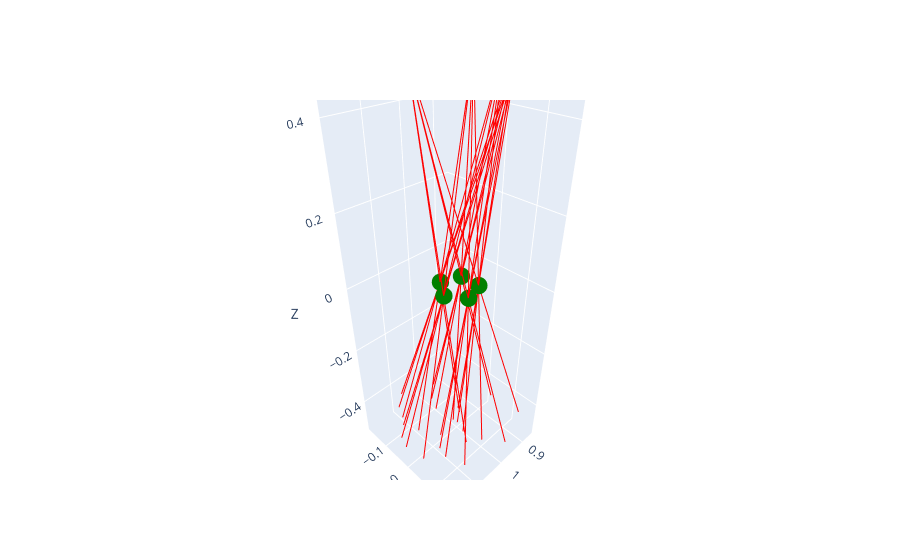

Notebook source saved alongside this figure:
### Code cell
# Visualize best candidates
plot_rays_and_points(
    ray_origins=all_ray_origins, 
    ray_directions=all_ray_directions, 
    points=screw_points,
)

### Figure 1 — Plotly figure (JSON) as saved in the notebook; plotly's stock layout.template omitted (floating-point values rounded to 4 significant figures)
{"data": [{"line": {"color": "red"}, "mode": "lines", "name": "ray", "showlegend": false, "type": "scatter3d", "x": [0.9557, 1.138], "y": [0.08965, -0.08387], "z": [0.5, -0.4678]}, {"marker": {"color": "red", "size": 4}, "mode": "markers", "showlegend": false, "type": "scatter3d", "x": [0.9557], "y": [0.08965], "z": [0.5]}, {"line": {"color": "red"}, "mode": "lines", "name": "ray", "showlegend": false, "type": "scatter3d", "x": [0.9557, 1.074], "y": [0.08965, 0.006345], "z": [0.5, -0.4895]}, {"marker": {"color": "red", "size": 4}, "mode": "markers", "showlegend": false, "type": "scatter3d", "x": [0.9557], "y": [0.08965], "z": [0.5]}, {"line": {"color": "red"}, "mode": "lines", "name": "ray", "showlegend": false, "type": "scatter3d", "x": [0.9557, 0.9634], "y": [0.08965, -0.03], "z": [0.5, -0.4928]}, {"marker": {"color": "red", "size": 4}, "mode": "markers", "showlegend": false, "type": "scatter3d", "x": [0.9557], "y": [0.08965], "z": [0.5]}, {"line": {"color": "red"}, "mode": "lines", "name": "ray", "showlegend": false, "type": "scatter3d", "x": [0.9557, 0.9632], "y": [0.08965, -0.1419], "z": [0.5, -0.4728]}, {"marker": {"color": "red", "size": 4}, "mode": "markers", "showlegend": false, "type": "scatter3d", "x": [0.9557], "y": [0.08965], "z": [0.5]}, {"line": {"color": "red"}, "mode": "lines", "name": "ray", "showlegend": false, "type": "scatter3d", "x": [0.9557, 1.07], "y": [0.08965, -0.1732], "z": [0.5, -0.458]}, {"marker": {"color": "red", "size": 4}, "mode": "markers", "showlegend": false, "type": "scatter3d", "x": [0.9557], "y": [0.08965], "z": [0.5]}, {"line": {"color": "red"}, "mode": "lines", "name": "ray", "showlegend": false, "type": "scatter3d", "x": [0.9132, 1.176], "y": [-0.04968, 0.04572], "z": [0.5, -0.4602]}, {"marker": {"color": "red", "size": 4}, "mode": "markers", "showlegend": false, "type": "scatter3d", "x": [0.9132], "y": [-0.04968], "z": [0.5]}, {"line": {"color": "red"}, "mode": "lines", "name": "ray", "showlegend": false, "type": "scatter3d", "x": [0.9132, 1.11], "y": [-0.04968, 0.1375], "z": [0.5, -0.4624]}, {"marker": {"color": "red", "size": 4}, "mode": "markers", "showlegend": false, "type": "scatter3d", "x": [0.9132], "y": [-0.04968], "z": [0.5]}, {"line": {"color": "red"}, "mode": "lines", "name": "ray", "showlegend": false, "type": "scatter3d", "x": [0.9132, 1.004], "y": [-0.04968, 0.1059], "z": [0.5, -0.4836]}, {"marker": {"color": "red", "size": 4}, "mode": "markers", "showlegend": false, "type": "scatter3d", "x": [0.9132], "y": [-0.04968], "z": [0.5]}, {"line": {"color": "red"}, "mode": "lines", "name": "ray", "showlegend": false, "type": "scatter3d", "x": [0.9132, 1.005], "y": [-0.04968, -0.009303], "z": [0.5, -0.4949]}, {"marker": {"color": "red", "size": 4}, "mode": "markers", "showlegend": false, "type": "scatter3d", "x": [0.9132], "y": [-0.04968], "z": [0.5]}, {"line": {"color": "red"}, "mode": "lines", "name": "ray", "showlegend": false, "type": "scatter3d", "x": [0.9132, 1.114], "y": [-0.04968, -0.04551], "z": [0.5, -0.4797]}, {"marker": {"color": "red", "size": 4}, "mode": "markers", "showlegend": false, "type": "scatter3d", "x": [0.9132], "y": [-0.04968], "z": [0.5]}, {"line": {"color": "red"}, "mode": "lines", "name": "ray", "showlegend": false, "type": "scatter3d", "x": [0.9013, 1.186], "y": [0.01585, -0.01452], "z": [0.5, -0.458]}, {"marker": {"color": "red", "size": 4}, "mode": "markers", "showlegend": false, "type": "scatter3d", "x": [0.9013], "y": [0.01585], "z": [0.5]}, {"line": {"color": "red"}, "mode": "lines", "name": "ray", "showlegend": false, "type": "scatter3d", "x": [0.9013, 1.123], "y": [0.01585, 0.07754], "z": [0.5, -0.473]}, {"marker": {"color": "red", "size": 4}, "mode": "markers", "showlegend": false, "type": "scatter3d", "x": [0.9013], "y": [0.01585], "z": [0.5]}, {"line": {"color": "red"}, "mode": "lines", "name": "ray", "showlegend": false, "type": "scatter3d", "x": [0.9013, 1.017], "y": [0.01585, 0.04273], "z": [0.5, -0.4929]}, {"marker": {"color": "red", "size": 4}, "mode": "markers", "showlegend": false, "type": "scatter3d", "x": [0.9013], "y": [0.01585], "z": [0.5]}, {"line": {"color": "red"}, "mode": "lines", "name": "ray", "showlegend": false, "type": "scatter3d", "x": [0.9013, 1.017], "y": [0.01585, -0.07366], "z": [0.5, -0.4893]}, {"marker": {"color": "red", "size": 4}, "mode": "markers", "showlegend": false, "type": "scatter3d", "x": [0.9013], "y": [0.01585], "z": [0.5]}, {"line": {"color": "red"}, "mode": "lines", "name": "ray", "showlegend": false, "type": "scatter3d", "x": [0.9013, 1.122], "y": [0.01585, -0.1068], "z": [0.5, -0.4675]}, {"marker": {"color": "red", "size": 4}, "mode": "markers", "showlegend": false, "type": "scatter3d", "x": [0.9013], "y": [0.01585], "z": [0.5]}, {"line": {"color": "red"}, "mode": "lines", "name": "ray", "showlegend": false, "type": "scatter3d", "x": [0.9151, 1.174], "y": [0.05285, -0.04868], "z": [0.5, -0.4605]}, {"marker": {"color": "red", "size": 4}, "mode": "markers", "showlegend": false, "type": "scatter3d", "x": [0.9151], "y": [0.05285], "z": [0.5]}, {"line": {"color": "red"}, "mode": "lines", "name": "ray", "showlegend": false, "type": "scatter3d", "x": [0.9151, 1.112], "y": [0.05285, 0.04246], "z": [0.5, -0.4804]}, {"marker": {"color": "red", "size": 4}, "mode": "markers", "showlegend": false, "type": "scatter3d", "x": [0.9151], "y": [0.05285], "z": [0.5]}, {"line": {"color": "red"}, "mode": "lines", "name": "ray", "showlegend": false, "type": "scatter3d", "x": [0.9151, 1.004], "y": [0.05285, 0.006162], "z": [0.5, -0.495]}, {"marker": {"color": "red", "size": 4}, "mode": "markers", "showlegend": false, "type": "scatter3d", "x": [0.9151], "y": [0.05285], "z": [0.5]}, {"line": {"color": "red"}, "mode": "lines", "name": "ray", "showlegend": false, "type": "scatter3d", "x": [0.9151, 1.002], "y": [0.05285, -0.1088], "z": [0.5, -0.483]}, {"marker": {"color": "red", "size": 4}, "mode": "markers", "showlegend": false, "type": "scatter3d", "x": [0.9151], "y": [0.05285], "z": [0.5]}, {"line": {"color": "red"}, "mode": "lines", "name": "ray", "showlegend": false, "type": "scatter3d", "x": [0.9151, 1.108], "y": [0.05285, -0.1403], "z": [0.5, -0.462]}, {"marker": {"color": "red", "size": 4}, "mode": "markers", "showlegend": false, "type": "scatter3d", "x": [0.9151], "y": [0.05285], "z": [0.5]}, {"line": {"color": "red"}, "mode": "lines", "name": "ray", "showlegend": false, "type": "scatter3d", "x": [1.06, 1.04], "y": [-0.07997, 0.07793], "z": [0.5, -0.4873]}, {"marker": {"color": "red", "size": 4}, "mode": "markers", "showlegend": false, "type": "scatter3d", "x": [1.06], "y": [-0.07997], "z": [0.5]}, {"line": {"color": "red"}, "mode": "lines", "name": "ray", "showlegend": false, "type": "scatter3d", "x": [1.06, 0.9739], "y": [-0.07997, 0.1662], "z": [0.5, -0.4654]}, {"marker": {"color": "red", "size": 4}, "mode": "markers", "showlegend": false, "type": "scatter3d", "x": [1.06], "y": [-0.07997], "z": [0.5]}, {"line": {"color": "red"}, "mode": "lines", "name": "ray", "showlegend": false, "type": "scatter3d", "x": [1.06, 0.8674], "y": [-0.07997, 0.1297], "z": [0.5, -0.4586]}, {"marker": {"color": "red", "size": 4}, "mode": "markers", "showlegend": false, "type": "scatter3d", "x": [1.06], "y": [-0.07997], "z": [0.5]}, {"line": {"color": "red"}, "mode": "lines", "name": "ray", "showlegend": false, "type": "scatter3d", "x": [1.06, 0.864], "y": [-0.07997, 0.01872], "z": [0.5, -0.4756]}, {"marker": {"color": "red", "size": 4}, "mode": "markers", "showlegend": false, "type": "scatter3d", "x": [1.06], "y": [-0.07997], "z": [0.5]}, {"line": {"color": "red"}, "mode": "lines", "name": "ray", "showlegend": false, "type": "scatter3d", "x": [1.06, 0.9714], "y": [-0.07997, -0.01553], "z": [0.5, -0.494]}, {"marker": {"color": "red", "size": 4}, "mode": "markers", "showlegend": false, "type": "scatter3d", "x": [1.06], "y": [-0.07997], "z": [0.5]}, {"marker": {"color": "green", "size": 6}, "mode": "markers", "name": "points", "showlegend": false, "type": "scatter3d", "x": [1.05, 1.015, 0.9595, 0.9595, 1.015], "y": [1.388e-17, 0.04755, 0.02939, -0.02939, -0.04755], "z": [-1.665e-16, 3.053e-16, 3.331e-16, 0.0, 1.11e-16]}], "layout": {"scene": {"xaxis": {"title": {"text": "X"}}, "yaxis": {"title": {"text": "Y"}}, "zaxis": {"title": {"text": "Z"}}}}}
